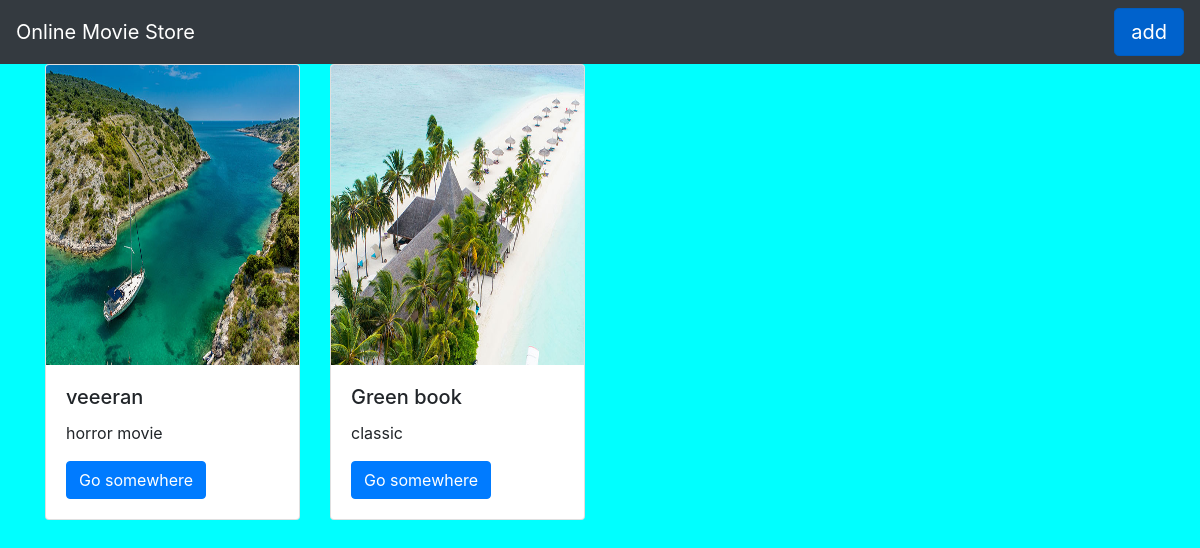
Before: / with the older database file.
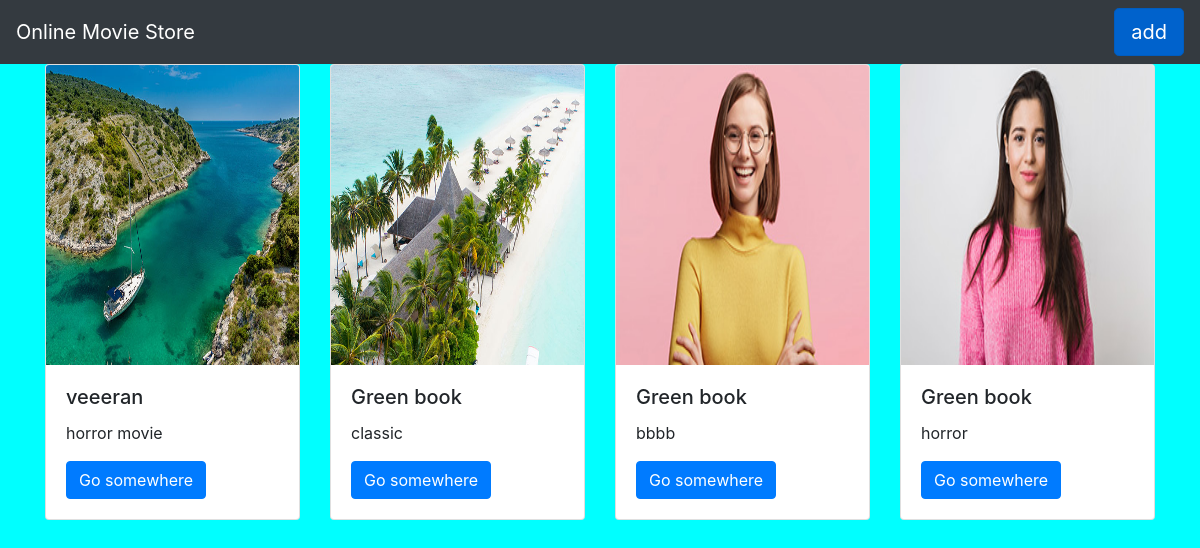
After: the same page with the newer database file.
### movieapp/models.py (models this page shows, shortened)
class Movie(models.Model):
    name=models.CharField(max_length=250)
    desc=models.TextField()
    year=models.IntegerField()
    img=models.ImageField(upload_to='gallery')

### movieapp/views.py (the view)
# urls.py: path('',views.index,name='index'),
def index(request):
    movie=Movie.objects.all()
    context={
        'movie_list':movie
    }
    return render(request,'index.html',context)

### templates/index.html
{% extends 'base.html' %}
{% block body%}
<div class="container">
    <div class="row">
      {% for i in movie_list %}
        <div class="col-md-3">
            <div class="card">
  <img  src="{{i.img.url}}" class="card-img-top" alt="" height="300">
  <div class="card-body">
    <h5 class="card-title">{{i.name}}</h5>
    <p class="card-text">{{i.desc}}</p>
    <a href="{% url 'movieapp:detail' i.id %}" class="btn btn-primary">Go somewhere</a>
  </div>
</div>
        </div>
        {% endfor %}
    </div>
</div>
{% endblock %}

### templates/base.html (shortened to what this page needs)
{% load static %}
<!DOCTYPE html>
<html lang="en">
<head>
    <link rel="stylesheet" href="https://cdn.jsdelivr.net/npm/bootstrap@4.0.0/dist/css/bootstrap.min.css">
    <link rel="stylesheet" href="{% static 'style.css' %}"
</head>
<body>
<nav class="navbar navbar-dark bg-dark">
  <a class="navbar-brand" href="#">
    Online Movie Store
  </a>
    <a href="{% url 'movieapp:add_movie' %}" class="btn btn-primary btn-lg active" role="button" aria-pressed="true">
        add
    </a>
</nav>
{% block body%}
{% endblock %}
</body>
</html>

### static/style.css (style rules this page uses)
body { background-color:aqua; }

Changed rows visible on the page:
added Movie: img (picture), name "Green book", desc "bbbb"
added Movie: img (picture), name "Green book", desc "horror"
